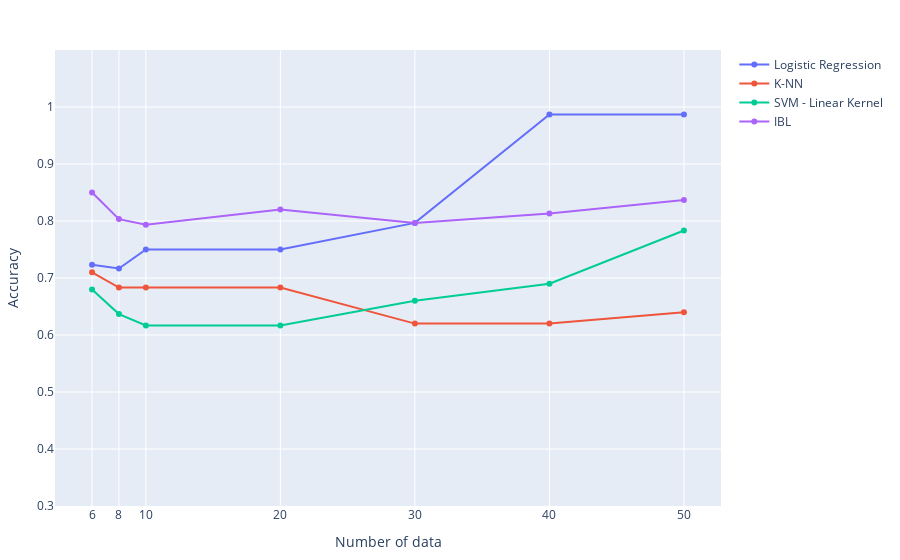

The cell this chart's notebook holds for it:
### Code cell
plot_graph(num_data, logic, k_nn, ibl, svm, yaxis)

### Figure 1 — Plotly figure (JSON) as saved in the notebook; plotly's stock layout.template omitted (floating-point values rounded to 4 significant figures)
{"data": [{"mode": "lines+markers", "name": "Logistic Regression", "type": "scatter", "x": [6, 8, 10, 20, 30, 40, 50], "y": [0.7233, 0.7167, 0.75, 0.75, 0.7967, 0.9867, 0.9867]}, {"mode": "lines+markers", "name": "K-NN", "type": "scatter", "x": [6, 8, 10, 20, 30, 40, 50], "y": [0.71, 0.6833, 0.6833, 0.6833, 0.62, 0.62, 0.64]}, {"mode": "lines+markers", "name": "SVM - Linear Kernel", "type": "scatter", "x": [6, 8, 10, 20, 30, 40, 50], "y": [0.68, 0.6367, 0.6167, 0.6167, 0.66, 0.69, 0.7833]}, {"mode": "lines+markers", "name": "IBL", "type": "scatter", "x": [6, 8, 10, 20, 30, 40, 50], "y": [0.85, 0.8033, 0.7933, 0.82, 0.7967, 0.8133, 0.8367]}], "layout": {"autosize": false, "margin": {"b": 50, "l": 50, "pad": 0, "r": 20, "t": 50}, "xaxis": {"tickvals": [6, 8, 10, 20, 30, 40, 50], "title": {"text": "Number of data"}}, "yaxis": {"range": [0.3, 1.1], "tickvals": [0.2, 0.3, 0.4, 0.5, 0.6, 0.7, 0.8, 0.9, 1], "title": {"text": "Accuracy"}}}}
